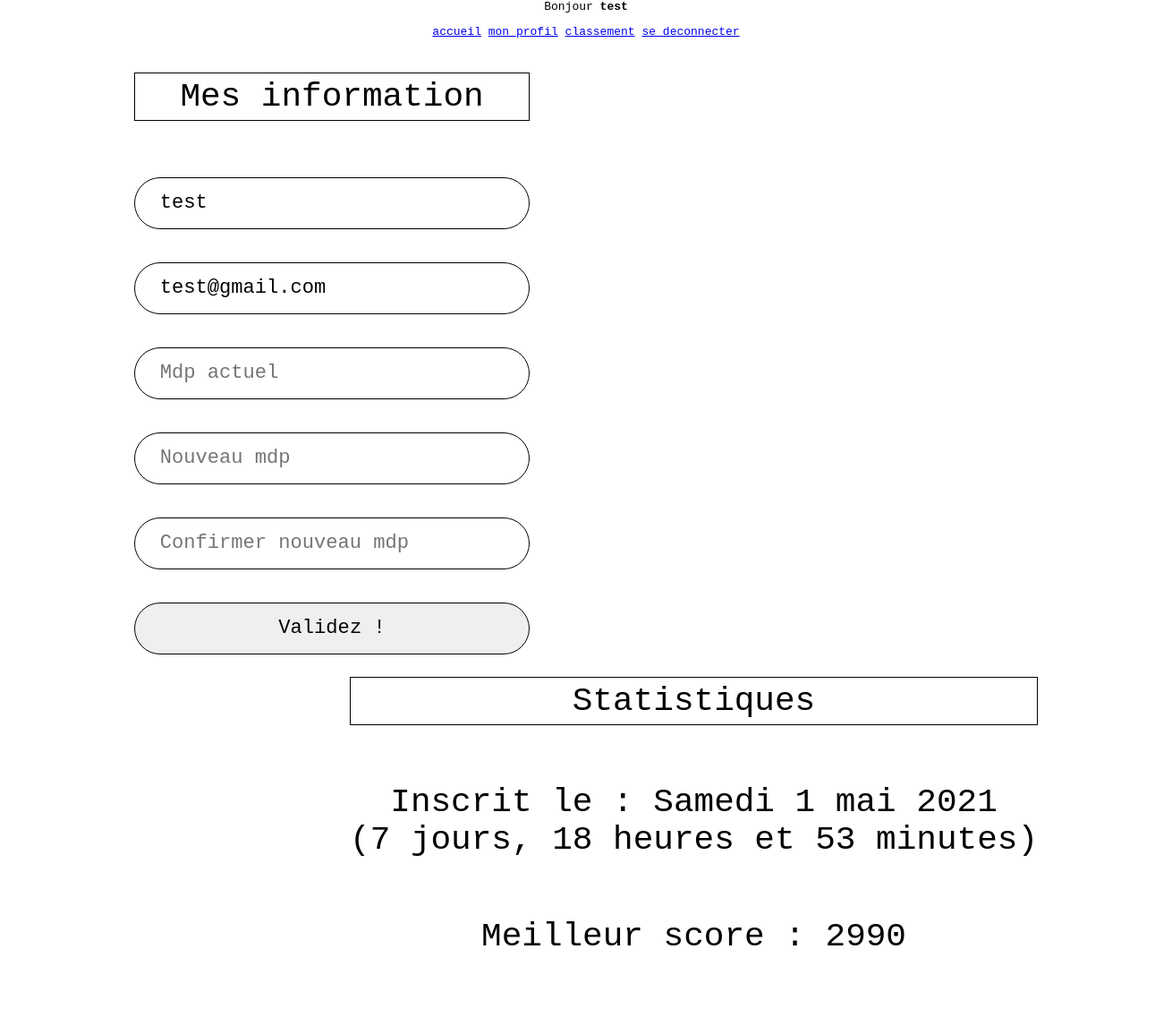
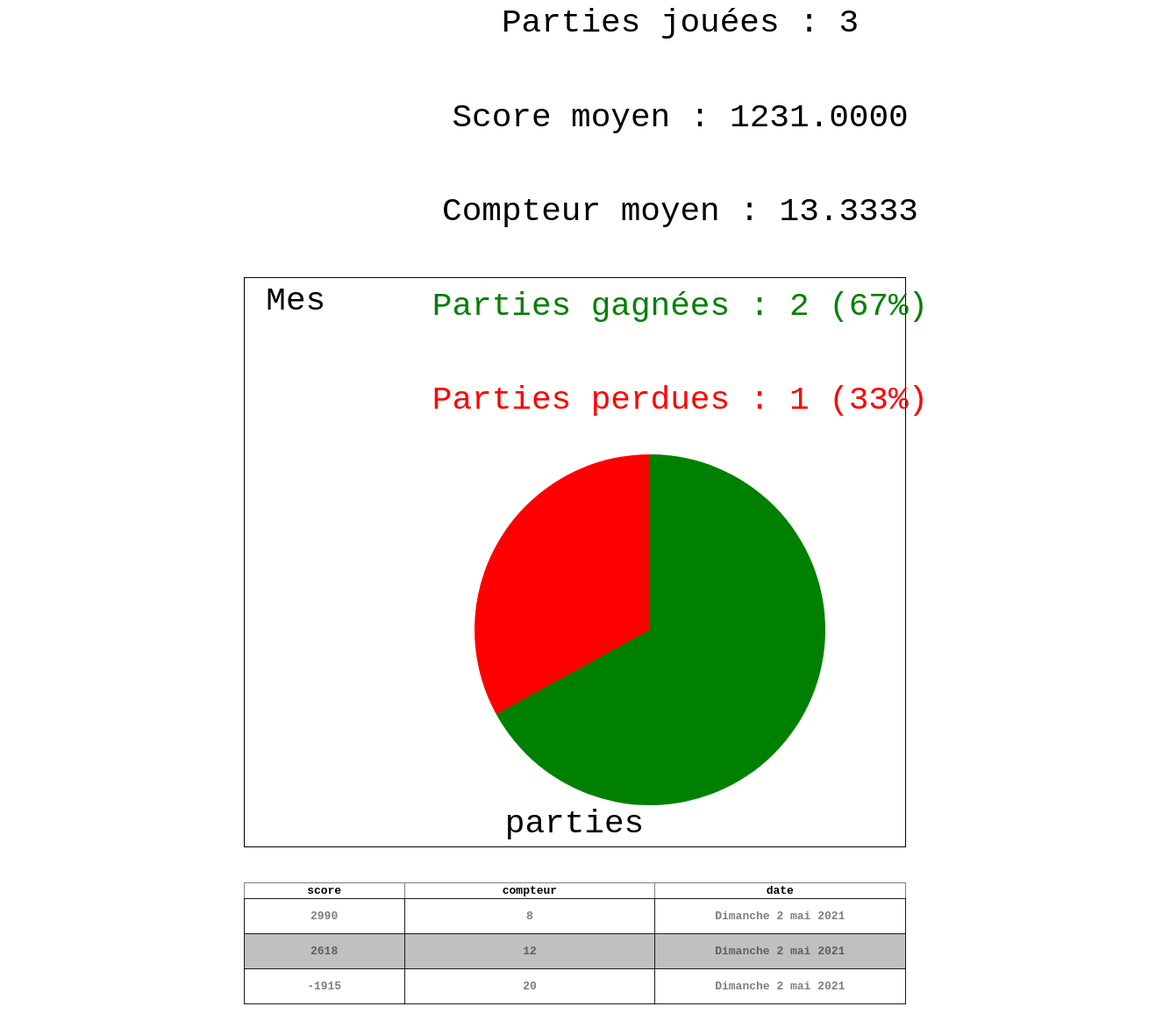
Screenshot of /profil.php (signed in) with the database file from the repository (2 pictures, top to bottom).
### tables this page shows
CREATE TABLE IF NOT EXISTS `membres` (
  `memb_id` int(11) NOT NULL AUTO_INCREMENT,
  `memb_mail` varchar(50) NOT NULL,
  `memb_pseudo` varchar(20) NOT NULL,
  `memb_mdp` varchar(50) NOT NULL,
  `inscrit` datetime NOT NULL DEFAULT CURRENT_TIMESTAMP,
  PRIMARY KEY (`memb_id`),
  UNIQUE KEY `memb_id` (`memb_id`)
);

CREATE TABLE IF NOT EXISTS `parties` (
  `id` int(11) NOT NULL AUTO_INCREMENT,
  `id_membre` int(11) NOT NULL,
  `score` int(11) NOT NULL,
  `compteur` int(11) NOT NULL,
  `date` datetime NOT NULL DEFAULT CURRENT_TIMESTAMP,
  PRIMARY KEY (`id`),
  UNIQUE KEY `id` (`id`)
);

### mesfonctions.php (called while the page is built, shortened)
<?php
try {
    function requeteSQL($pdo, $sql, $colonne)
    {
        $requete = $pdo->prepare($sql);
        $requete->execute();
        $requete = $requete->fetch();
        $resultat = $requete[$colonne];
        return $resultat;
    }
    if (isset($_SESSION['id'])) {
        $maxScore = requeteSQL($pdo, "SELECT MAX(score) AS maxscore FROM parties WHERE id_membre = $id", "maxscore");
        $nbParties = requeteSQL($pdo, "SELECT COUNT(*) AS nb FROM parties WHERE id_membre = $id", "nb");
        $avgScore = requeteSQL($pdo, "SELECT AVG(score) AS score FROM parties WHERE id_membre = $id", "score");
        $avgCompteur = requeteSQL($pdo, "SELECT AVG(compteur) AS compteur FROM parties WHERE id_membre = $id", "compteur");
        $win = requeteSQL($pdo, "SELECT COUNT(*) AS nbWin FROM parties WHERE id_membre = $id AND score > 0", "nbWin");
    }
    function lireLesUsers($pdo, $sql)
    {
        return ($pdo->query($sql)->fetchAll());
    }
    function dateMySQLToFrLong($date)
    {
        $jour[0] = "Dimanche";
        $jour[1] = "Lundi";
        $jour[2] = "Mardi";
        $jour[3] = "Mercredi";
        $jour[4] = "Jeudi";
        $jour[5] = "Vendredi";
        $jour[6] = "Samedi";
        $mois[1] = "janvier";
        $mois[2] = "février";
        $mois[3] = "mars";
        $mois[4] = "avril";
        $mois[5] = "mai";
        $mois[6] = "juin";
        $mois[7] = "juillet";
        $mois[8] = "août";
        $mois[9] = "septembre";
        $mois[10] = "octobre";
        $mois[11] = "novembre";
        $mois[12] = "décembre";
        $d1 = date("w/j/n/Y", strtotime($date));
        $d2 = explode("/", $d1);
        return ($jour[$d2[0]] . " " . $d2[1] . " " . $mois[$d2[2]] . " " . $d2[3]);
    };
} catch (Exception $e) {
    die("erreur : " . $e->getMessage());
}

### profil.php (the view, shortened to what this page needs)
<!DOCTYPE html>
<?php
require 'bdd.php';
require 'menu.php';
require 'mesfonctions.php';
try {
    if (isset($_SESSION['id'])) {
?>
        <html lang="en">
        <head>
        </head>
        <body>
            <div style="float:left;margin-left:250px">
                <h1 class="titreprofil">Mes information</h1><br>
                <form method="POST" action="" enctype="multipart/form-data">
                    <input type="text" placeholder="Pseudo" value="<?php echo $requete['memb_pseudo'] ?>" name="newpseudo" required></br></br>
                    <input type="email" placeholder="Mail" value="<?php echo $requete['memb_mail'] ?>" name="newmail" required></br></br>
                    <input type="password" placeholder="Mdp actuel" name="newmdp0"></br></br>
                    <input type="password" placeholder="Nouveau mdp" name="newmdp1"></br></br>
                    <input type="password" placeholder="Confirmer nouveau mdp" name="newmdp2"></br></br>
                    <input type="submit" name="form_profil" value="Validez !" />
                </form>
            </div>
            <div style="float:right;margin-right:250px;">
                <h1 class="titreprofil">Statistiques</h1><br>
                <h1>Inscrit le :
                    <?php echo dateMySQLToFrLong($requete['inscrit']);
                    $now = new DateTime();
                    $date = new DateTime($requete['inscrit']);
                    echo "<br>(" . $date->diff($now)->format("%d jours, %h heures et %i minutes") . ")"; ?>
                </h1>
                <br>
                <?php
                $requser = $pdo->prepare("SELECT * FROM parties WHERE id_membre = $id");
                $requser->execute();
                $partieexist = $requser->rowCount();
                if ($partieexist > 0) {
                ?>
                <h1>Meilleur score : <?php echo $maxScore; ?></h1>
                <br>
                <h1>Parties jouées : <?php echo $nbParties; ?></h1>
                <br>
                <h1>Score moyen : <?php echo $avgScore ?></h1>
                <br>
                <h1>Compteur moyen : <?php echo $avgCompteur ?></h1>
                <br>
                <?php $pourcentage = round(($win / $nbParties) * 100); ?>
                <h1 style="color:green">Parties gagnées : <?php echo $win . " (" . $pourcentage . "%)" ?></h1>
                <br>
                <h1 style="color:red">Parties perdues : <?php echo $nbParties - $win . " (" . (100 - $pourcentage) . "%)" ?></h1>
                <br>
                <div class="pie" style="margin-left:150px;;background-image: conic-gradient(green <?php echo $pourcentage ?>%, red <?php echo 100 - $pourcentage ?>%);"></div>
            </div>
            <div style="margin-top:1400px;">
                <h1 class="titreprofil" style="margin-left:25%;margin-right:25%;">Mes parties</h1><br>
                <table align="center" border="1" style="font-weight:bold;width: 50%;">
                    <tr>
                        <th>score</th>
                        <th>compteur</th>
                        <th>date</th>
                    </tr>
                    <?php
                    $lesUsers = lireLesUsers($pdo, "SELECT * FROM parties WHERE id_membre = $id ORDER BY 'date', score DESC");
                    $pair = false;
                    foreach ($lesUsers as $unUser) {
                        $hs = $unUser['score'];
                        $play = $unUser['compteur'];
                        $date = $unUser['date'];
                        $date = dateMySQLToFrLong($date);
                        if ($pair) echo ("<tr style='background-color: 	#C0C0C0'>");
                        echo ("<td>$hs</td><td>$play</td><td>$date</td></tr>");
                        $pair = !$pair;
                    }
                    ?>
                </table>
                <br><br><br>
            </div>
            <?php
            }else {
                echo "<h1>Aucune partie joué<h1>";
            }
            ?>
        </body>
        </html>
<?php
    } else {
        header("location: index.php");
    }
} catch (Exception $e) {
    die("erreur : " . $e->getMessage());
}
?>

### menu.php (shortened to what this page needs)
<head>
	<link rel="stylesheet" href="css/style.css">
</head>
<?php
    if (isset($_SESSION['id'])) {
        $id = $_SESSION['id'];
        $requete = $pdo->prepare("SELECT * FROM membres WHERE memb_id = ?");
        $requete->execute(array($id));
        $requete = $requete->fetch();
        echo "Bonjour <b>". $requete['memb_pseudo']."</b>";
        echo "<p><a href='index.php'>accueil</a> <a href='profil.php'>mon profil</a> <a href='classement.php'>classement</a> <a href='deconnexion.php'>se deconnecter</a></p>";
    } else {
        echo "<p><a href='index.php'>accueil</a> <a href='classement.php'>classement</a> <a href='connexion.php'>se connecter</a></p>";
    }
?>

### css/style.css (style rules this page uses)
:root { --font-color: #333; --font-color-light: #4e5f69; --line: #4e5f69; --inputField: #c0d1db; }
* { box-sizing: border-box; }
html { -webkit-text-size-adjust: 100%; font-family: monospace; overflow-x: hidden; }
button, input, optgroup, select, textarea { font-family: inherit; font-size: 100%; margin: 0; }
body { margin: 0; padding: 0; text-align: center; margin-left: -100px; margin-right: -100px; }
h1 { font-size: 2.9rem; font-weight: normal; }
input, select { border-radius: 2em ; outline: 0; border: 0.125rem solid; padding: 0.7em 1.25em; font-size: 1.7rem; width: 20em; margin-top: 1em; }
table { border-collapse: collapse; }
td { border: 0.1px solid rgba(0, 0, 0, 0.89); opacity: 0.5; height: 40px; width: 40px; }
.titreprofil { border: 1px solid black; padding: 5px; }
.pie { width: 400px; height: 400px; border-radius: 50% }
input[type="submit"] { cursor:pointer; }

### rows the page displays
membres: memb_pseudo "test", newpseudo "test", newmail "test@gmail.com", inscrit "Samedi 1 mai 2021", inscrit "7 jours, 18 heures et 53 minutes"
parties: score "2990", compteur "8", date "Dimanche 2 mai 2021"
parties: score "2618", compteur "12", date "Dimanche 2 mai 2021"
parties: score "-1915", compteur "20", date "Dimanche 2 mai 2021"

### other values shown
$maxScore "2990"
$nbParties "3"
$avgScore "1231.0000"
$avgCompteur "13.3333"
$win "2"
$pourcentage "67"
$nbParties - $win "1"
100 - $pourcentage "33"
